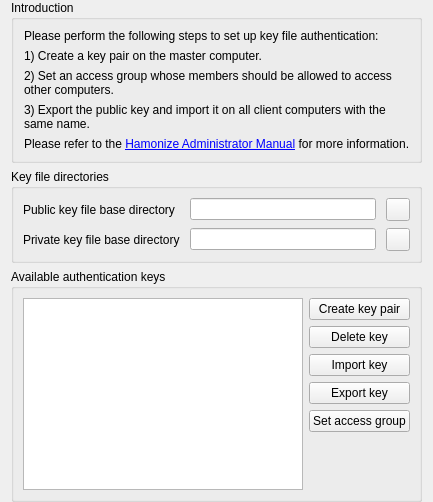
<?xml version="1.0" encoding="UTF-8"?>
<ui version="4.0">
 <class>AuthKeysConfigurationPage</class>
 <widget class="QWidget" name="AuthKeysConfigurationPage">
  <property name="windowTitle">
   <string>Authentication keys</string>
  </property>
  <property name="windowIcon">
   <iconset resource="../../core/resources/core.qrc">
    <normaloff>:/core/application-x-pem-key.png</normaloff>:/core/application-x-pem-key.png</iconset>
  </property>
  <layout class="QVBoxLayout" name="verticalLayout">
   <property name="topMargin">
    <number>0</number>
   </property>
   <property name="bottomMargin">
    <number>0</number>
   </property>
   <item>
    <widget class="QGroupBox" name="groupBox_5">
     <property name="title">
      <string>Introduction</string>
     </property>
     <layout class="QVBoxLayout" name="verticalLayout_3">
      <property name="leftMargin">
       <number>10</number>
      </property>
      <item>
       <widget class="QLabel" name="label_2">
        <property name="text">
         <string>Please perform the following steps to set up key file authentication:</string>
        </property>
        <property name="wordWrap">
         <bool>true</bool>
        </property>
       </widget>
      </item>
      <item>
       <widget class="QLabel" name="label_3">
        <property name="text">
         <string>1) Create a key pair on the master computer.</string>
        </property>
        <property name="wordWrap">
         <bool>true</bool>
        </property>
       </widget>
      </item>
      <item>
       <widget class="QLabel" name="label_4">
        <property name="text">
         <string>2) Set an access group whose members should be allowed to access other computers.</string>
        </property>
        <property name="wordWrap">
         <bool>true</bool>
        </property>
       </widget>
      </item>
      <item>
       <widget class="QLabel" name="label_5">
        <property name="text">
         <string>3) Export the public key and import it on all client computers with the same name.</string>
        </property>
        <property name="wordWrap">
         <bool>true</bool>
        </property>
       </widget>
      </item>
      <item>
       <widget class="QLabel" name="label_6">
        <property name="text">
         <string>Please refer to the &lt;a href=&quot;https://hamonize.invesume.com/en/latest/admin/index.html&quot;&gt;Hamonize Administrator Manual&lt;/a&gt; for more information.</string>
        </property>
        <property name="openExternalLinks">
         <bool>true</bool>
        </property>
       </widget>
      </item>
      <item>
       <spacer name="horizontalSpacer_7">
        <property name="orientation">
         <enum>Qt::Horizontal</enum>
        </property>
        <property name="sizeHint" stdset="0">
         <size>
          <width>0</width>
          <height>0</height>
         </size>
        </property>
       </spacer>
      </item>
     </layout>
    </widget>
   </item>
   <item>
    <widget class="QGroupBox" name="keyFileDirectories">
     <property name="title">
      <string>Key file directories</string>
     </property>
     <layout class="QGridLayout" name="gridLayout_12">
      <property name="verticalSpacing">
       <number>2</number>
      </property>
      <item row="0" column="0" colspan="2">
       <layout class="QGridLayout" name="gridLayout_8">
        <property name="horizontalSpacing">
         <number>10</number>
        </property>
        <property name="verticalSpacing">
         <number>7</number>
        </property>
        <item row="0" column="0">
         <widget class="QLabel" name="label_7">
          <property name="text">
           <string>Public key file base directory</string>
          </property>
         </widget>
        </item>
        <item row="0" column="1">
         <widget class="QLineEdit" name="publicKeyBaseDir"/>
        </item>
        <item row="1" column="0">
         <widget class="QLabel" name="label_8">
          <property name="text">
           <string>Private key file base directory</string>
          </property>
         </widget>
        </item>
        <item row="1" column="1">
         <widget class="QLineEdit" name="privateKeyBaseDir"/>
        </item>
        <item row="0" column="2">
         <widget class="QToolButton" name="openPublicKeyBaseDir">
          <property name="icon">
           <iconset resource="../../core/resources/core.qrc">
            <normaloff>:/core/document-open.png</normaloff>:/core/document-open.png</iconset>
          </property>
         </widget>
        </item>
        <item row="1" column="2">
         <widget class="QToolButton" name="openPrivateKeyBaseDir">
          <property name="icon">
           <iconset resource="../../core/resources/core.qrc">
            <normaloff>:/core/document-open.png</normaloff>:/core/document-open.png</iconset>
          </property>
         </widget>
        </item>
       </layout>
      </item>
     </layout>
    </widget>
   </item>
   <item>
    <widget class="QGroupBox" name="groupBox">
     <property name="title">
      <string>Available authentication keys</string>
     </property>
     <layout class="QHBoxLayout" name="horizontalLayout">
      <item>
       <widget class="QTableView" name="keyTable">
        <property name="toolTip">
         <string>An authentication key pair consist of two coupled cryptographic keys, a private and a public key.
A private key allows users on the master computer to access client computers.
It is important that only authorized users have read access to the private key file.
The public key is used on client computers to authenticate incoming connection request.</string>
        </property>
        <property name="editTriggers">
         <set>QAbstractItemView::NoEditTriggers</set>
        </property>
        <property name="selectionMode">
         <enum>QAbstractItemView::SingleSelection</enum>
        </property>
        <property name="selectionBehavior">
         <enum>QAbstractItemView::SelectRows</enum>
        </property>
        <attribute name="horizontalHeaderStretchLastSection">
         <bool>true</bool>
        </attribute>
        <attribute name="verticalHeaderVisible">
         <bool>false</bool>
        </attribute>
       </widget>
      </item>
      <item>
       <layout class="QVBoxLayout" name="verticalLayout_2">
        <item>
         <widget class="QPushButton" name="createKeyPair">
          <property name="text">
           <string>Create key pair</string>
          </property>
         </widget>
        </item>
        <item>
         <widget class="QPushButton" name="deleteKey">
          <property name="text">
           <string>Delete key</string>
          </property>
         </widget>
        </item>
        <item>
         <widget class="QPushButton" name="importKey">
          <property name="text">
           <string>Import key</string>
          </property>
         </widget>
        </item>
        <item>
         <widget class="QPushButton" name="exportKey">
          <property name="text">
           <string>Export key</string>
          </property>
         </widget>
        </item>
        <item>
         <widget class="QPushButton" name="setAccessGroup">
          <property name="text">
           <string>Set access group</string>
          </property>
         </widget>
        </item>
        <item>
         <spacer name="verticalSpacer_2">
          <property name="orientation">
           <enum>Qt::Vertical</enum>
          </property>
          <property name="sizeHint" stdset="0">
           <size>
            <width>20</width>
            <height>40</height>
           </size>
          </property>
         </spacer>
        </item>
       </layout>
      </item>
     </layout>
    </widget>
   </item>
  </layout>
 </widget>
 <resources>
  <include location="../../core/resources/core.qrc"/>
 </resources>
 <connections/>
</ui>
